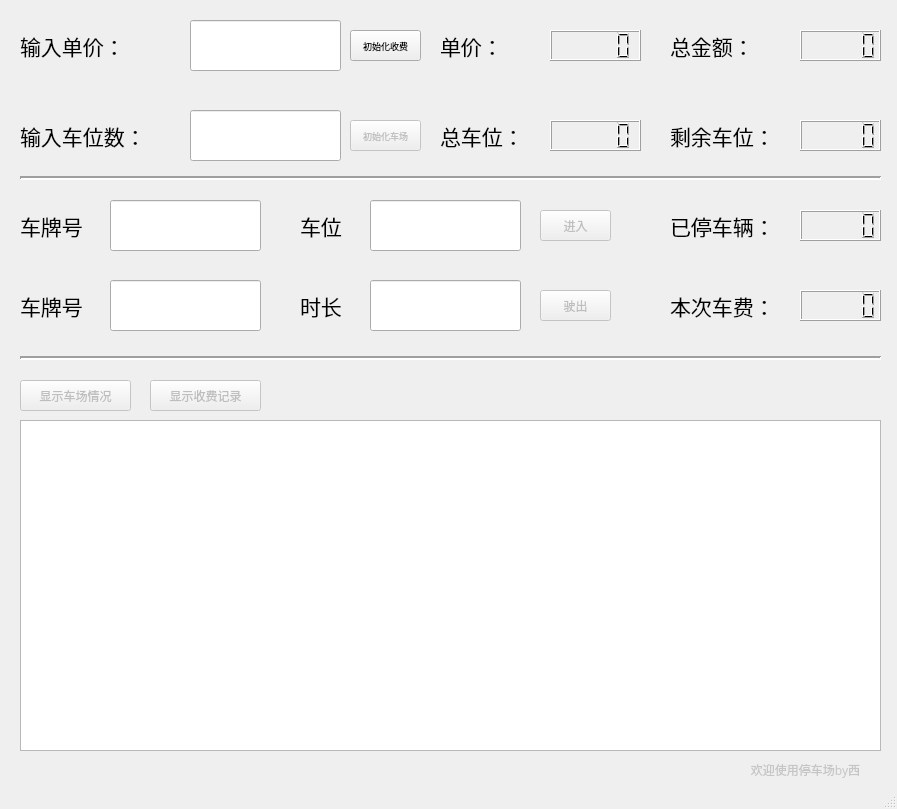
<?xml version="1.0" encoding="UTF-8"?>
<ui version="4.0">
 <class>Parkinglot</class>
 <widget class="QMainWindow" name="Parkinglot">
  <property name="enabled">
   <bool>true</bool>
  </property>
  <property name="geometry">
   <rect>
    <x>0</x>
    <y>0</y>
    <width>897</width>
    <height>809</height>
   </rect>
  </property>
  <property name="windowTitle">
   <string>Parkinglot</string>
  </property>
  <widget class="QWidget" name="centralWidget">
   <widget class="QLabel" name="label">
    <property name="geometry">
     <rect>
      <x>440</x>
      <y>120</y>
      <width>91</width>
      <height>31</height>
     </rect>
    </property>
    <property name="font">
     <font>
      <family>等线</family>
      <pointsize>16</pointsize>
     </font>
    </property>
    <property name="text">
     <string>总车位：</string>
    </property>
   </widget>
   <widget class="QLCDNumber" name="place">
    <property name="geometry">
     <rect>
      <x>550</x>
      <y>120</y>
      <width>91</width>
      <height>31</height>
     </rect>
    </property>
   </widget>
   <widget class="QLineEdit" name="lineEdit">
    <property name="geometry">
     <rect>
      <x>190</x>
      <y>110</y>
      <width>151</width>
      <height>51</height>
     </rect>
    </property>
   </widget>
   <widget class="QPushButton" name="init_2">
    <property name="enabled">
     <bool>false</bool>
    </property>
    <property name="geometry">
     <rect>
      <x>350</x>
      <y>120</y>
      <width>71</width>
      <height>31</height>
     </rect>
    </property>
    <property name="font">
     <font>
      <family>微软雅黑</family>
      <pointsize>7</pointsize>
     </font>
    </property>
    <property name="text">
     <string>初始化车场</string>
    </property>
   </widget>
   <widget class="QLCDNumber" name="money">
    <property name="geometry">
     <rect>
      <x>800</x>
      <y>30</y>
      <width>81</width>
      <height>31</height>
     </rect>
    </property>
   </widget>
   <widget class="QLineEdit" name="lineEdit_2">
    <property name="geometry">
     <rect>
      <x>190</x>
      <y>20</y>
      <width>151</width>
      <height>51</height>
     </rect>
    </property>
   </widget>
   <widget class="QPushButton" name="init_3">
    <property name="geometry">
     <rect>
      <x>350</x>
      <y>30</y>
      <width>71</width>
      <height>31</height>
     </rect>
    </property>
    <property name="font">
     <font>
      <family>微软雅黑</family>
      <pointsize>7</pointsize>
     </font>
    </property>
    <property name="text">
     <string>初始化收费</string>
    </property>
   </widget>
   <widget class="QLCDNumber" name="price">
    <property name="geometry">
     <rect>
      <x>550</x>
      <y>30</y>
      <width>91</width>
      <height>31</height>
     </rect>
    </property>
   </widget>
   <widget class="QLineEdit" name="incarnumber">
    <property name="geometry">
     <rect>
      <x>110</x>
      <y>200</y>
      <width>151</width>
      <height>51</height>
     </rect>
    </property>
   </widget>
   <widget class="QPushButton" name="in">
    <property name="enabled">
     <bool>false</bool>
    </property>
    <property name="geometry">
     <rect>
      <x>540</x>
      <y>210</y>
      <width>71</width>
      <height>31</height>
     </rect>
    </property>
    <property name="font">
     <font>
      <family>微软雅黑</family>
     </font>
    </property>
    <property name="text">
     <string>进入</string>
    </property>
   </widget>
   <widget class="QLineEdit" name="outcarnumber">
    <property name="geometry">
     <rect>
      <x>110</x>
      <y>280</y>
      <width>151</width>
      <height>51</height>
     </rect>
    </property>
   </widget>
   <widget class="QPushButton" name="out">
    <property name="enabled">
     <bool>false</bool>
    </property>
    <property name="geometry">
     <rect>
      <x>540</x>
      <y>290</y>
      <width>71</width>
      <height>31</height>
     </rect>
    </property>
    <property name="font">
     <font>
      <family>微软雅黑</family>
     </font>
    </property>
    <property name="text">
     <string>驶出</string>
    </property>
   </widget>
   <widget class="QLineEdit" name="outcartime">
    <property name="geometry">
     <rect>
      <x>370</x>
      <y>280</y>
      <width>151</width>
      <height>51</height>
     </rect>
    </property>
   </widget>
   <widget class="QLineEdit" name="incarplace">
    <property name="geometry">
     <rect>
      <x>370</x>
      <y>200</y>
      <width>151</width>
      <height>51</height>
     </rect>
    </property>
   </widget>
   <widget class="QLCDNumber" name="carnum">
    <property name="geometry">
     <rect>
      <x>800</x>
      <y>210</y>
      <width>81</width>
      <height>31</height>
     </rect>
    </property>
   </widget>
   <widget class="QLabel" name="label_2">
    <property name="geometry">
     <rect>
      <x>440</x>
      <y>30</y>
      <width>71</width>
      <height>31</height>
     </rect>
    </property>
    <property name="font">
     <font>
      <family>等线</family>
      <pointsize>16</pointsize>
     </font>
    </property>
    <property name="text">
     <string>单价：</string>
    </property>
   </widget>
   <widget class="QLabel" name="label_3">
    <property name="geometry">
     <rect>
      <x>670</x>
      <y>30</y>
      <width>91</width>
      <height>31</height>
     </rect>
    </property>
    <property name="font">
     <font>
      <family>等线</family>
      <pointsize>16</pointsize>
     </font>
    </property>
    <property name="text">
     <string>总金额：</string>
    </property>
   </widget>
   <widget class="QLabel" name="label_4">
    <property name="geometry">
     <rect>
      <x>670</x>
      <y>120</y>
      <width>121</width>
      <height>31</height>
     </rect>
    </property>
    <property name="font">
     <font>
      <family>等线</family>
      <pointsize>16</pointsize>
     </font>
    </property>
    <property name="text">
     <string>剩余车位：</string>
    </property>
   </widget>
   <widget class="QLCDNumber" name="placeleft">
    <property name="geometry">
     <rect>
      <x>800</x>
      <y>120</y>
      <width>81</width>
      <height>31</height>
     </rect>
    </property>
   </widget>
   <widget class="QLabel" name="label_5">
    <property name="geometry">
     <rect>
      <x>670</x>
      <y>210</y>
      <width>121</width>
      <height>31</height>
     </rect>
    </property>
    <property name="font">
     <font>
      <family>等线</family>
      <pointsize>16</pointsize>
     </font>
    </property>
    <property name="text">
     <string>已停车辆：</string>
    </property>
   </widget>
   <widget class="QLabel" name="label_6">
    <property name="geometry">
     <rect>
      <x>670</x>
      <y>290</y>
      <width>121</width>
      <height>31</height>
     </rect>
    </property>
    <property name="font">
     <font>
      <family>等线</family>
      <pointsize>16</pointsize>
     </font>
    </property>
    <property name="text">
     <string>本次车费：</string>
    </property>
   </widget>
   <widget class="QLCDNumber" name="charge">
    <property name="geometry">
     <rect>
      <x>800</x>
      <y>290</y>
      <width>81</width>
      <height>31</height>
     </rect>
    </property>
   </widget>
   <widget class="QTextBrowser" name="textBrowser">
    <property name="geometry">
     <rect>
      <x>20</x>
      <y>420</y>
      <width>861</width>
      <height>331</height>
     </rect>
    </property>
    <property name="font">
     <font>
      <family>微软雅黑</family>
      <pointsize>9</pointsize>
     </font>
    </property>
    <property name="autoFillBackground">
     <bool>false</bool>
    </property>
   </widget>
   <widget class="QLabel" name="label_7">
    <property name="geometry">
     <rect>
      <x>20</x>
      <y>30</y>
      <width>121</width>
      <height>31</height>
     </rect>
    </property>
    <property name="font">
     <font>
      <family>等线</family>
      <pointsize>16</pointsize>
     </font>
    </property>
    <property name="text">
     <string>输入单价：</string>
    </property>
   </widget>
   <widget class="QLabel" name="label_8">
    <property name="geometry">
     <rect>
      <x>20</x>
      <y>120</y>
      <width>151</width>
      <height>31</height>
     </rect>
    </property>
    <property name="font">
     <font>
      <family>等线</family>
      <pointsize>16</pointsize>
     </font>
    </property>
    <property name="text">
     <string>输入车位数：</string>
    </property>
   </widget>
   <widget class="QLabel" name="label_9">
    <property name="geometry">
     <rect>
      <x>20</x>
      <y>210</y>
      <width>81</width>
      <height>31</height>
     </rect>
    </property>
    <property name="font">
     <font>
      <family>等线</family>
      <pointsize>16</pointsize>
     </font>
    </property>
    <property name="text">
     <string>车牌号</string>
    </property>
   </widget>
   <widget class="QLabel" name="label_10">
    <property name="geometry">
     <rect>
      <x>20</x>
      <y>290</y>
      <width>81</width>
      <height>31</height>
     </rect>
    </property>
    <property name="font">
     <font>
      <family>等线</family>
      <pointsize>16</pointsize>
     </font>
    </property>
    <property name="text">
     <string>车牌号</string>
    </property>
   </widget>
   <widget class="QLabel" name="label_11">
    <property name="geometry">
     <rect>
      <x>300</x>
      <y>210</y>
      <width>61</width>
      <height>31</height>
     </rect>
    </property>
    <property name="font">
     <font>
      <family>等线</family>
      <pointsize>16</pointsize>
     </font>
    </property>
    <property name="text">
     <string>车位</string>
    </property>
   </widget>
   <widget class="QLabel" name="label_12">
    <property name="geometry">
     <rect>
      <x>300</x>
      <y>290</y>
      <width>61</width>
      <height>31</height>
     </rect>
    </property>
    <property name="font">
     <font>
      <family>等线</family>
      <pointsize>16</pointsize>
     </font>
    </property>
    <property name="text">
     <string>时长</string>
    </property>
   </widget>
   <widget class="Line" name="line">
    <property name="enabled">
     <bool>true</bool>
    </property>
    <property name="geometry">
     <rect>
      <x>20</x>
      <y>170</y>
      <width>861</width>
      <height>16</height>
     </rect>
    </property>
    <property name="font">
     <font>
      <pointsize>9</pointsize>
      <weight>50</weight>
      <bold>false</bold>
     </font>
    </property>
    <property name="lineWidth">
     <number>2</number>
    </property>
    <property name="orientation">
     <enum>Qt::Horizontal</enum>
    </property>
   </widget>
   <widget class="QPushButton" name="log">
    <property name="enabled">
     <bool>false</bool>
    </property>
    <property name="geometry">
     <rect>
      <x>150</x>
      <y>380</y>
      <width>111</width>
      <height>31</height>
     </rect>
    </property>
    <property name="font">
     <font>
      <family>微软雅黑</family>
     </font>
    </property>
    <property name="text">
     <string>显示收费记录</string>
    </property>
   </widget>
   <widget class="QPushButton" name="park">
    <property name="enabled">
     <bool>false</bool>
    </property>
    <property name="geometry">
     <rect>
      <x>20</x>
      <y>380</y>
      <width>111</width>
      <height>31</height>
     </rect>
    </property>
    <property name="font">
     <font>
      <family>微软雅黑</family>
     </font>
    </property>
    <property name="text">
     <string>显示车场情况</string>
    </property>
   </widget>
   <widget class="QLabel" name="label_13">
    <property name="geometry">
     <rect>
      <x>730</x>
      <y>760</y>
      <width>151</width>
      <height>20</height>
     </rect>
    </property>
    <property name="font">
     <font>
      <family>黑体</family>
      <weight>50</weight>
      <italic>false</italic>
      <bold>false</bold>
      <stylestrategy>PreferDefault</stylestrategy>
     </font>
    </property>
    <property name="contextMenuPolicy">
     <enum>Qt::DefaultContextMenu</enum>
    </property>
    <property name="layoutDirection">
     <enum>Qt::LeftToRight</enum>
    </property>
    <property name="autoFillBackground">
     <bool>false</bool>
    </property>
    <property name="styleSheet">
     <string notr="true">color: rgb(197, 197, 197);</string>
    </property>
    <property name="text">
     <string>欢迎使用停车场by西</string>
    </property>
    <property name="textFormat">
     <enum>Qt::PlainText</enum>
    </property>
    <property name="alignment">
     <set>Qt::AlignCenter</set>
    </property>
   </widget>
   <widget class="Line" name="line_2">
    <property name="enabled">
     <bool>true</bool>
    </property>
    <property name="geometry">
     <rect>
      <x>20</x>
      <y>350</y>
      <width>861</width>
      <height>16</height>
     </rect>
    </property>
    <property name="font">
     <font>
      <pointsize>9</pointsize>
      <weight>50</weight>
      <bold>false</bold>
     </font>
    </property>
    <property name="lineWidth">
     <number>2</number>
    </property>
    <property name="orientation">
     <enum>Qt::Horizontal</enum>
    </property>
   </widget>
  </widget>
  <widget class="QStatusBar" name="statusBar"/>
 </widget>
 <layoutdefault spacing="6" margin="11"/>
 <resources/>
 <connections/>
</ui>
